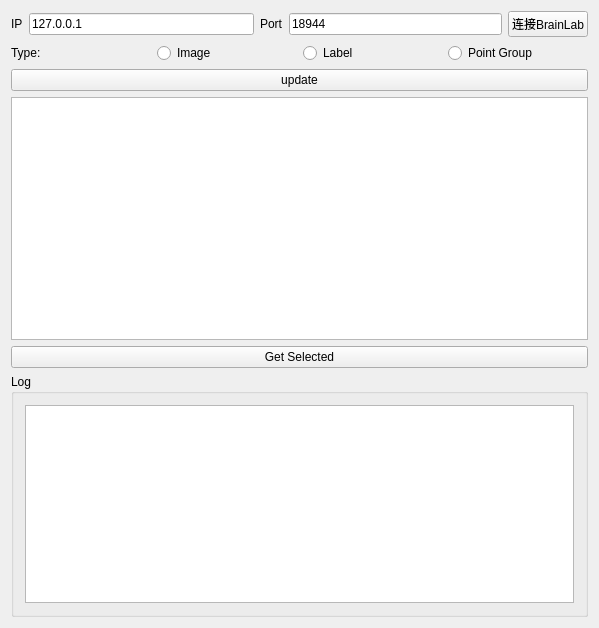
<?xml version="1.0" encoding="UTF-8"?>
<ui version="4.0">
 <class>IGTLinkClientWidget</class>
 <widget class="QWidget" name="IGTLinkClientWidget">
  <property name="geometry">
   <rect>
    <x>0</x>
    <y>0</y>
    <width>599</width>
    <height>628</height>
   </rect>
  </property>
  <property name="windowTitle">
   <string>IGTLinkClientWidget</string>
  </property>
  <layout class="QVBoxLayout" name="verticalLayout_2">
   <item>
    <layout class="QHBoxLayout" name="horizontalLayout_3">
     <item>
      <layout class="QHBoxLayout" name="horizontalLayout">
       <item>
        <widget class="QLabel" name="label">
         <property name="text">
          <string>IP</string>
         </property>
        </widget>
       </item>
       <item>
        <widget class="QLineEdit" name="ipLEdit">
         <property name="text">
          <string>127.0.0.1</string>
         </property>
        </widget>
       </item>
      </layout>
     </item>
     <item>
      <layout class="QHBoxLayout" name="horizontalLayout_2">
       <item>
        <widget class="QLabel" name="label_2">
         <property name="text">
          <string>Port</string>
         </property>
        </widget>
       </item>
       <item>
        <widget class="QLineEdit" name="portLEdit">
         <property name="text">
          <string>18944</string>
         </property>
        </widget>
       </item>
      </layout>
     </item>
     <item>
      <widget class="QPushButton" name="connectBtn">
       <property name="text">
        <string>连接BrainLab</string>
       </property>
      </widget>
     </item>
    </layout>
   </item>
   <item>
    <layout class="QHBoxLayout" name="horizontalLayout_4">
     <item>
      <widget class="QLabel" name="label_3">
       <property name="text">
        <string>Type:</string>
       </property>
      </widget>
     </item>
     <item>
      <widget class="QRadioButton" name="typeImageRBtn">
       <property name="text">
        <string>Image</string>
       </property>
      </widget>
     </item>
     <item>
      <widget class="QRadioButton" name="typeLabelRBtn">
       <property name="text">
        <string>Label</string>
       </property>
      </widget>
     </item>
     <item>
      <widget class="QRadioButton" name="typePointRBtn">
       <property name="text">
        <string>Point Group</string>
       </property>
      </widget>
     </item>
    </layout>
   </item>
   <item>
    <widget class="QPushButton" name="updateBtn">
     <property name="text">
      <string>update</string>
     </property>
    </widget>
   </item>
   <item>
    <widget class="QTableWidget" name="tableWidget"/>
   </item>
   <item>
    <widget class="QPushButton" name="getSelectedItemBtn">
     <property name="text">
      <string>Get Selected</string>
     </property>
    </widget>
   </item>
   <item>
    <widget class="QGroupBox" name="groupBox">
     <property name="title">
      <string>Log</string>
     </property>
     <layout class="QVBoxLayout" name="verticalLayout">
      <item>
       <widget class="QTextEdit" name="logEdit"/>
      </item>
     </layout>
    </widget>
   </item>
  </layout>
 </widget>
 <layoutdefault spacing="6" margin="11"/>
 <resources>
  <include location="IGTLinkClientWidget.qrc"/>
 </resources>
 <connections/>
</ui>
